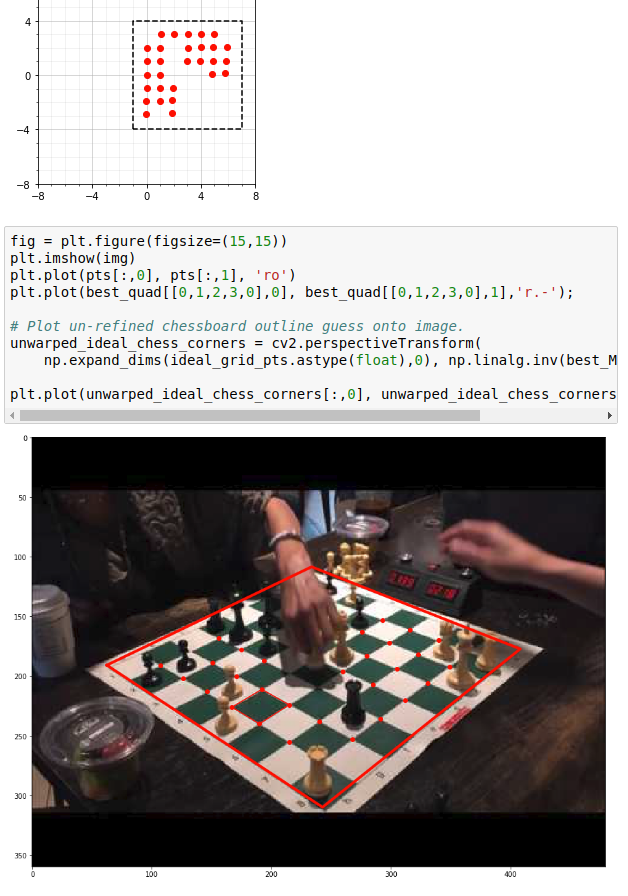
#> input picture example_unity_grid.png, 628 x 896 px
$ python -i generateFullDataset.py   (imports and definitions only)
#> lines starting #> are read from the running program, lines starting #| are printed output that depends on the picture
# Given a list of pts text files, build a complete dataset from it.
import glob
import os
import PIL.Image
import cv2
import numpy as np
from time import time
from argparse import ArgumentParser
from scipy.spatial import cKDTree
import tensorflow as tf
import SaddlePoints
import errno

# [30 lines left out: functions mkdir_p, getXcorners, getPointsNearPoints, not called in this run]

# Load image from path
def loadImage(img_filepath):
#> called with img_filepath = 'example_unity_grid.png'
  print ("Processing %s" % (img_filepath))

  img = PIL.Image.open(img_filepath)
#> img is the input picture: PIL image 628x896 RGB; mean R, G, B 162.9, 157.9, 156.5
  if (img.size[0] > 640):
    img = img.resize((640, 480), PIL.Image.BICUBIC)
  gray = np.array(img.convert('L'))
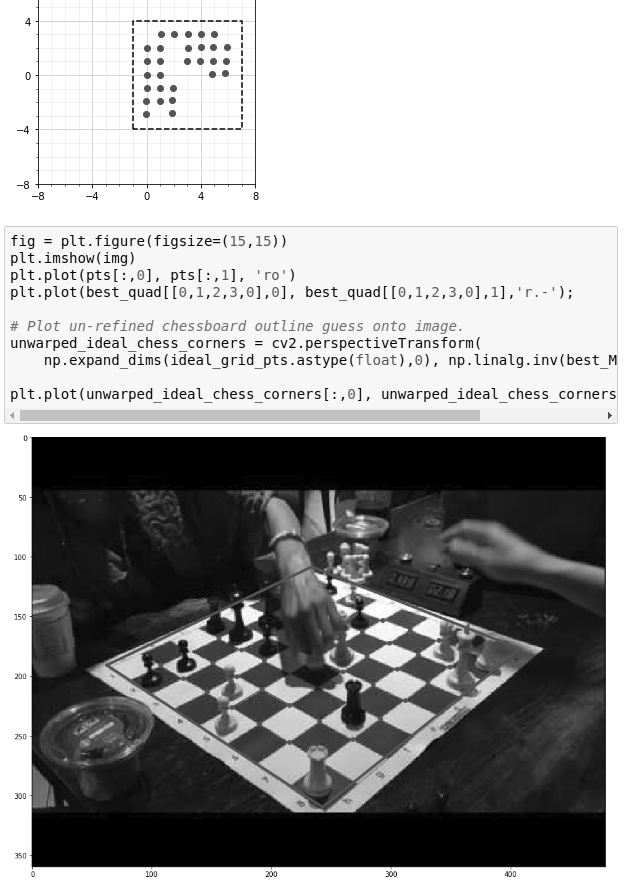
#> gray: shape (896, 628); min 0, max 255, mean 159.2
  rgb = cv2.cvtColor(np.array(img), cv2.COLOR_RGB2BGR)
  return rgb, gray

# [56 lines left out: functions getTiles, getTilesColor, addOverlay, visualizeTiles, not called in this run]

# Converting the values into features
# _int64 is used for numeric values
def _int64_feature(value):
  return tf.train.Feature(int64_list=tf.train.Int64List(value=[value]))

# _bytes is used for string/char values
def _bytes_feature(value):
  return tf.train.Feature(bytes_list=tf.train.BytesList(value=[value]))


# [79 lines left out: function main, not called in this run]

# [17 lines not run here, left out]

>>> result = loadImage('example_unity_grid.png')

$ run again, on 10.jpg
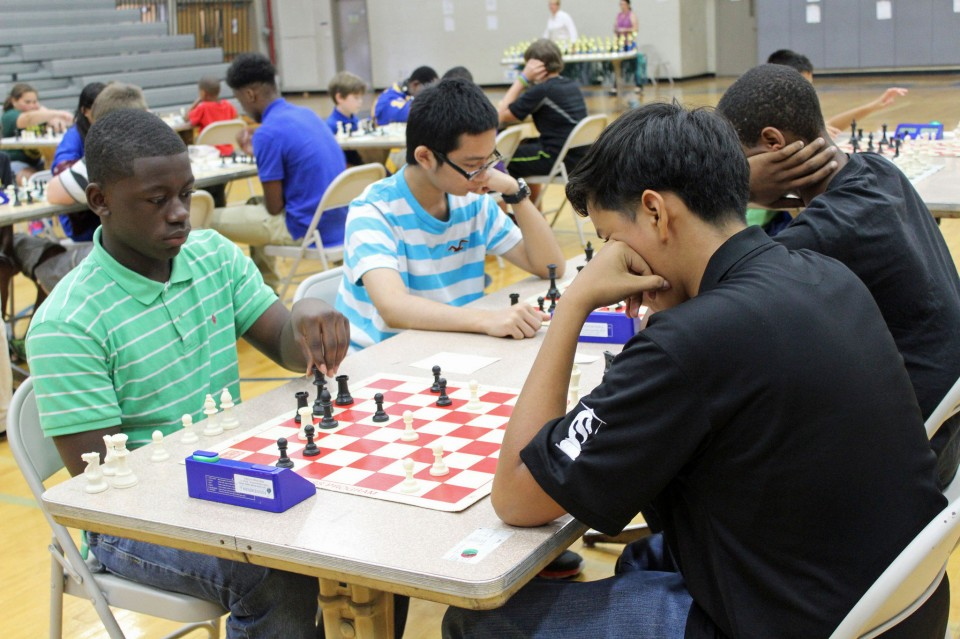
#> input picture 10.jpg, 960 x 639 px
#> in loadImage, img is the input picture: PIL image 960x639 RGB; mean R, G, B 121.8, 122.5, 116.5
#> img: PIL image 640x480 RGB
#> in loadImage, `gray = np.array(img.convert('L'))`:
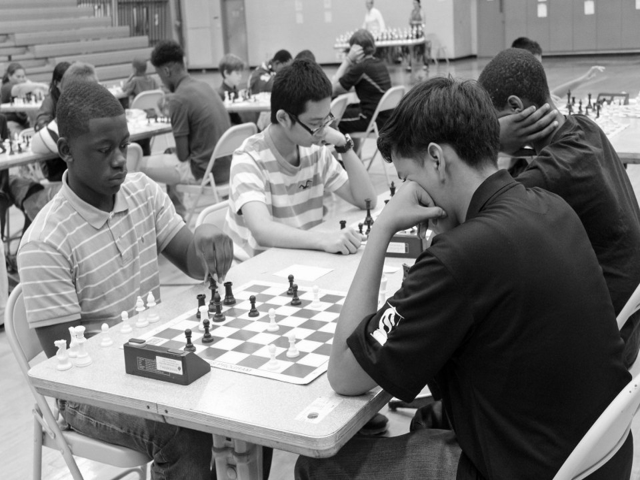
#> gray: shape (480, 640); min 0, max 255, mean 121.6
#> in loadImage, `rgb = cv2.cvtColor(np.array(img), cv2.COLOR_RGB2BGR)`:
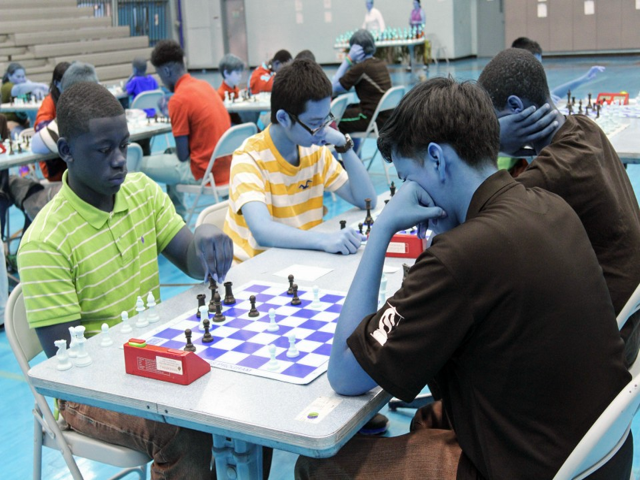
#> rgb: shape (480, 640, 3); mean R, G, B 116.5, 122.5, 121.8
